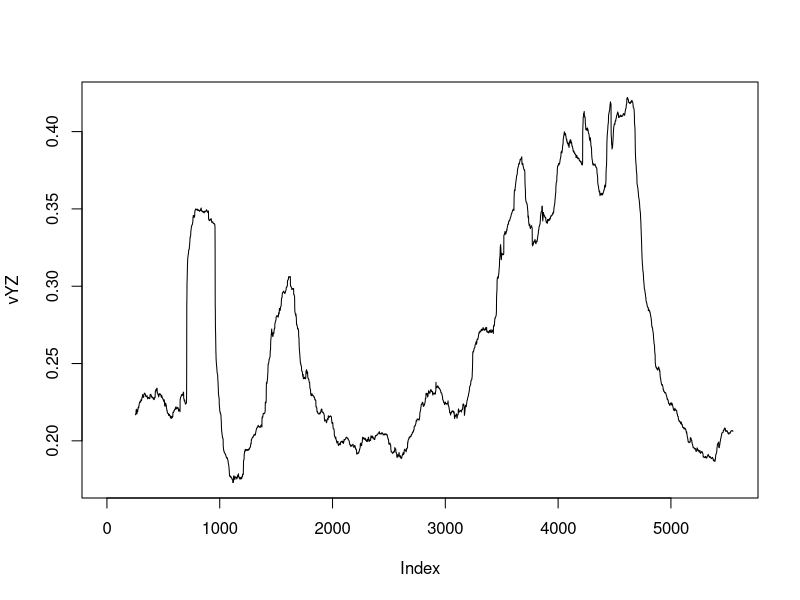

Write R code to recreate this figure.
library("TTR")

data(ttrc)

ohlc <- ttrc[,c("Open", "High", "Low", "Close")]

vClose <- volatility(ohlc, calc = "close")
vGK <- volatility(ohlc, calc = "garman")
vP <- volatility(ohlc, calc = "parkinson")
vRS <- volatility(ohlc, calc = "rogers")
vYZ <- volatility(ohlc, calc = "yang.zhang", n = 252)

plot(vYZ, type = "lines")